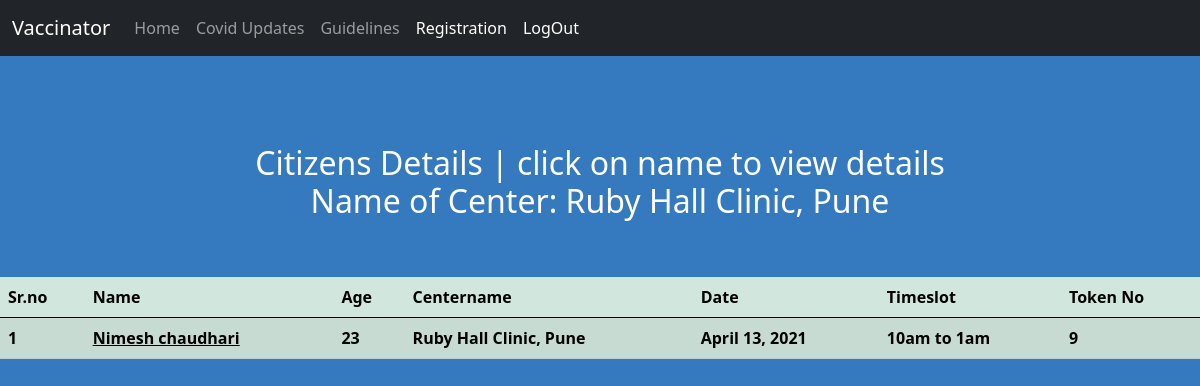
Page /centers/1 (signed in) on the committed database.
### main/models.py (models this page shows, shortened)
class Vac_center(models.Model):
    name = models.CharField(max_length=256)
    state = models.CharField(max_length=256,choices=STATE)
    city = models.CharField(max_length=256,choices=CITY)
    centerid = models.IntegerField()
    vaccines_av = models.IntegerField()
    update = models.CharField(max_length=256)
    def __str__(self):
        return self.name

class Citizen(models.Model):
    name = models.CharField(max_length=256)
    mobno = models.CharField(max_length=256)
    age = models.IntegerField()
    state = models.CharField(max_length=256, choices=STATE )
    city = models.CharField(max_length=256, choices=CITY)
    center = models.CharField(max_length=256)
    centername = models.ForeignKey('Vac_center',on_delete=models.CASCADE)
    date = models.DateField()
    timeslot = models.CharField(max_length=256, choices=TIMESLOT)

### main/views.py (the view)
# urls.py: path('centers/<int:pk>', login_required(views.Center.as_view()),name='centerdetail'),
class Center(DetailView):
    model = models.Vac_center
    context_object_name = 'centers'
    template_name = 'main/centerdetail.html'

### templates/main/centerdetail.html (shortened to what this page needs)
{% load static %}
<!DOCTYPE html>
<html lang="en">
<head>
    <link href="https://cdn.jsdelivr.net/npm/bootstrap@5.0.0-beta3/dist/css/bootstrap.min.css" rel="stylesheet"
>
    <link rel="stylesheet" href="{% static 'css/page5.css' %}">
</head>
<body style="background-color:rgb(53, 122, 190);">
    {% if user.is_authenticated %}
    <nav class="navbar fixed-top navbar-expand-lg navbar-dark bg-dark">
        <div class="container-fluid">
          <a class="navbar-brand" href="#">Vaccinator</a>
          <div class="collapse navbar-collapse" id="navbarSupportedContent">
                <ul class="navbar-nav me-auto mb-2 mb-lg-0">
                    <li class="nav-item">
                        <a class="nav-link" aria-current="page" href="/">Home</a>
                    </li>
                    <li class="nav-item">
                        <a class="nav-link" href="/covidupdates/">Covid Updates</a>
                    </li>
                    <li class="nav-item">
                        <a class="nav-link" href="/guidelines/">Guidelines</a>
                    </li>
                    <li class="nav-item">
                        <a class="nav-link active" href="/registration/">Registration</a>
                    </li>
                    <li class="nav-item">
                        <a class="nav-link active" href="/auth/logout/">LogOut</a>
                    </li>
                </ul>
          </div>
        </div>
    </nav>
    <br><br><br><br><br>
    <br><center><h2 style="color: white;">Citizens Details | click on name to view details <br>
        Name of Center: {{ centers.name }}
      </h2></center><br><br>
    <table class="table table-striped table-success table-success table-hover"  >
        <thead>
          <tr>
            <th scope="col"> Sr.no </th>
            <th scope="col"> Name </th>
            <th scope="col"> Age </th>
            <th scope="col"> Centername </th>
            <th scope="col"> Date </th>
            <th scope="col"> Timeslot </th>
            <th scope="col"> Token No </th>
          </tr>
        </thead>
        <tbody>
            {% for citizen in centers.citizen_set.all %}
            <tr>
                <th scope="row">{{ forloop.counter }}</th>
                <td><strong><a href=""> {{ citizen.name}}</a></strong></td>
                <td><strong>{{citizen.age }}</strong></td>
                <td><strong>{{citizen.centername }}</strong></td>
                <td><strong>{{citizen.date }}</strong></td>
                <td><strong>{{citizen.timeslot }}</strong></td>
                <td><strong>{{citizen.pk }}</strong></td>
            </tr>
            {% endfor %}
        </tbody>
    </table>
        {% else %}
            <a href="auth/login/">Login Here</a>
        {% endif %}
    <br><br>
</body>
</html>

### static/css/page5.css (style rules this page uses)
* { box-sizing: border-box; }

### templates/main/centerdetail.html (style rules this page uses)
a { color: black; }

### rows in the picture
Vac_center: name "Ruby Hall Clinic, Pune"
Citizen: name "Nimesh chaudhari", age "23", centername "Ruby Hall Clinic, Pune", date "April 13, 2021", timeslot "10am to 1am", pk "9"
